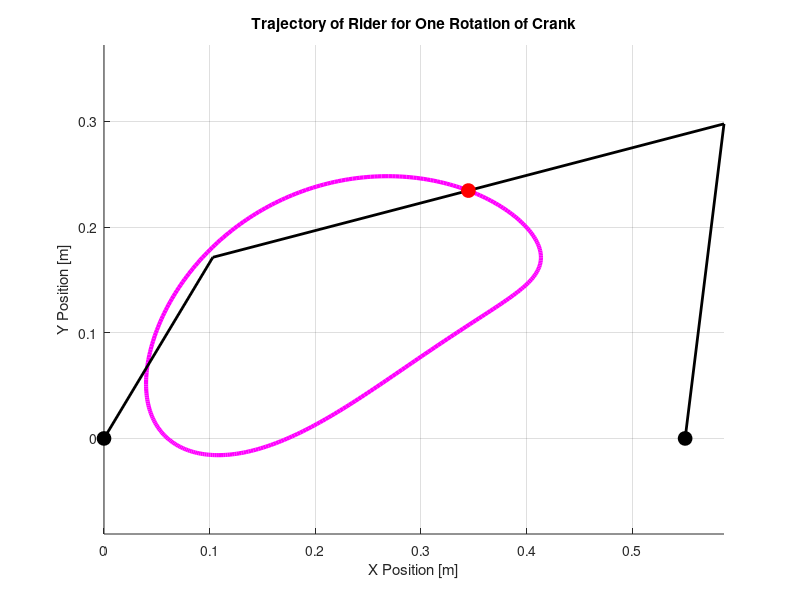
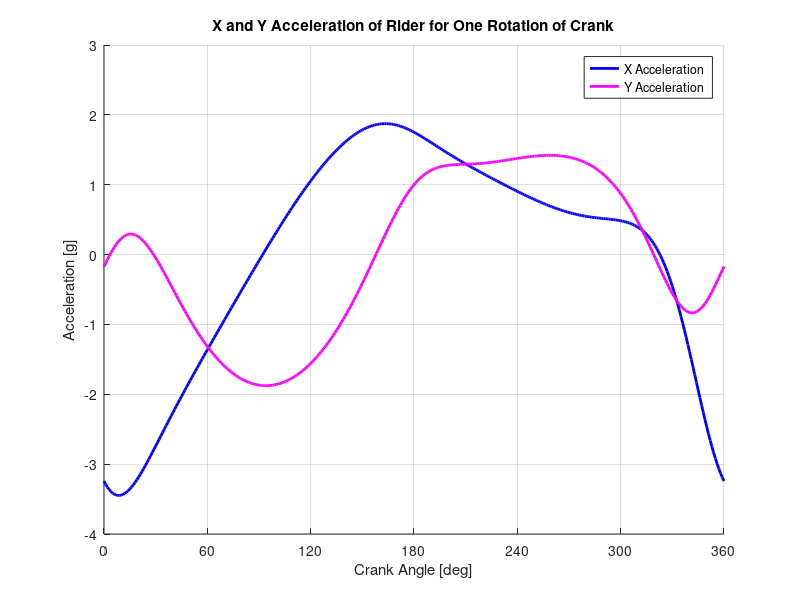
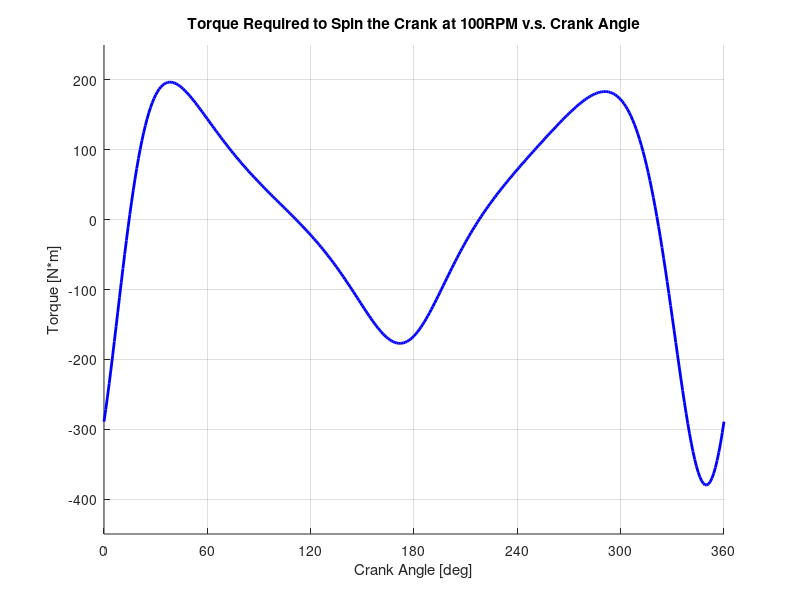

The MATLAB source for these figures, in order:
%% Fourbar Linkage Position, Velocity, and Acceleration Analysis
% Uses vector loop approach to solve for positions, velocities, and accelerations of the fourbar linkage.

% Quinn McHugh
% Intro to Mechanical Design - Section 3 
% Professor Dyer
 
%% Prepare Workspace
clear; close all; clc
 
 
%% Variables for Position and Acceleration Analysis
a = 0.2;     % Crank length [m]
b = 0.5;     % Coupler length [m]
c = 0.3;     % Rocker length [m]
d = 0.55;    % Distance between pins [m]
p = 0.5/2;   % Length to the rider [m]
 
gamma = 0*pi/180;      % Angle to the rider [rad]
omega2 = (10/3)*pi;    % Angular velocity of crank [rad/s]
alpha2 = 0;            % Angular acceleration of motor [rad/s^2]
 
 
%% Variables for Force Analysis
m2 = 0.6460; m3 = 101.4560; m4 = 0.9160;        % Masses of each link [kg]
 
I2 = 0.003231; I3 = 0.03563; I4 = 0.009000;     % Moments of inertia for each link [kg*m^2]
 
fPx  = 0; fPy  = 0;         % Force applied on link 3
r3Px = 0; r3Py = 0;         % Distance of force applied from center of mass
 
T4 = 0;                     % Torque on link 4
 
 
%% Preallocate Space for Position and Acceleration Analysis
theta2 = zeros(361,1); theta3 = zeros(361,1); theta4 = zeros(361,1);    % Angles
 
xA = zeros(361,1); yA = zeros(361,1);               % Position of point A
xB = zeros(361,1); yB = zeros(361,1);               % Position of point B
xR = zeros(361,1); yR = zeros(361,1);               % Position of the rider
 
vAx = zeros(361,1); vAy = zeros(361,1);             % Velocity of point A
vRx = zeros(361,1); vRy = zeros(361,1);             % Velocity of the rider
 
omega3 = zeros(361,1); omega4 = zeros(361,1);       % Angular velocities
 
aBx = zeros(361,1); aBy = zeros(361,1);             % Acceleration of point A
aRx = zeros(361,1); aRy = zeros(361,1);             % Acceleration of the rider
 
alpha3 = zeros (361,1); alpha4= zeros(361,1);       % Angular accelerations
 
 
%% Preallocate Space for Force Analysis
a2x = zeros(361,1); a2y = zeros(361,1);         % Acceleration of crank's center of mass
a3x = zeros(361,1); a3y = zeros(361,1);         % Acceleration of coupler's center of mass
a4x = zeros(361,1); a4y = zeros(361,1);         % Acceleration of rocker's center of mass
 
fAx = zeros(361,1); fAy = zeros(361,1);         % Force on point A
fBx = zeros(361,1); fBy = zeros(361,1);         % Force on point B
fCx = zeros(361,1); fCy = zeros(361,1);         % Force on point C
fDx = zeros(361,1); fDy = zeros(361,1);         % Force on point D
 
T2 = zeros(361,1);                              % Torque on crank
 
 
%% Main Program
for i = 1:361
    
    
%% Position, Velocity, and Acceleration Analysis of Fourbar Linkage
    theta2(i) = (i-1)*pi/180;       % Crank angle
    
% Calculate variables dependent upon theta2
    r     = d - a*cos(theta2(i));
    s     = a*sin(theta2(i));
    f2    = r^2 + s^2;
    delta = acos((b^2+c^2-f2)/(2*b*c));
    g     = b - c*cos(delta);
    h     = c*sin(delta);
    
% Calculate angles of coupler and rocker
    theta3(i) = atan2(h*r - g*s, g*r + h*s);
    theta4(i) = theta3(i) + delta;
 
% Calculate X and Y position for points A, B, and the rider
    xA(i) = a*cos(theta2(i));                   % x coordinate of point A 
    yA(i) = a*sin(theta2(i));                   % y coordinate of point A 
    xB(i) = c*cos(theta4(i)) + d;               % x coordinate of point B 
    yB(i) = c*sin(theta4(i));                   % y coordinate of point B 
    
    xR(i) = xA(i) + p*cos(theta3(i)+gamma);     % x coordinate of the rider
    yR(i) = yA(i) + p*sin(theta3(i)+gamma);     % y coordinate of the rider
 
% Calculate A matrix and b vector to find velocity
    A_Mat = [b*sin(theta3(i)) -c*sin(theta4(i));
             b*cos(theta3(i)) -c*cos(theta4(i))];
 
    b_Vec = -omega2*a*[sin(theta2(i)); 
                       cos(theta2(i))];
    
% Solve for velocity vector as [omega3; omega4]
    x_Vec = A_Mat\b_Vec;
 
    omega3(i) = x_Vec(1);
    omega4(i) = x_Vec(2);
    
% Calculate X and Y velocity for point A and the rider
    vAx(i) = -omega2*a*sin(theta2(i));                      % x velocity of point A
    vAy(i) =  omega2*a*cos(theta2(i));                      % y velocity of point A
    
    vRx(i) = vAx(i) - omega3(i)*p*sin(theta3(i)+gamma);     % x velocity of the rider
    vRy(i) = vAy(i) + omega3(i)*p*cos(theta3(i)+gamma);     % y velocity of the rider
 
% Calculate C matrix and d vector to find acceleration
    C_Mat = [-b*sin(theta3(i))  c*sin(theta4(i));
              b*cos(theta3(i)) -c*cos(theta4(i))];
     
    d_Vec = [a*alpha2*sin(theta2(i))+omega2*omega2*a*cos(theta2(i))+omega3(i)*omega3(i)*b*cos(theta3(i))-omega4(i)*omega4(i)*c*cos(theta4(i)); 
            -a*alpha2*cos(theta2(i))+omega2*omega2*a*sin(theta2(i))+omega3(i)*omega3(i)*b*sin(theta3(i))-omega4(i)*omega4(i)*c*sin(theta4(i))];
      
% Solve for acceleration vector as [alpha3; alpha4]
    alpha_Vec = C_Mat\d_Vec;
 
    alpha3(i) = alpha_Vec(1);
    alpha4(i) = alpha_Vec(2);
    
% Calculate X and Y acceleration for points A and the rider
    aBx(i) = -alpha2*a*sin(theta2(i))-omega2*omega2*a*cos(theta2(i));       % x acceleration of point B
    aBy(i) =  alpha2*a*cos(theta2(i))-omega2*omega2*a*sin(theta2(i));       % y acceleration of point B
    
    aRx(i) = aBx(i) - alpha3(i)*p*sin(theta3(i)+gamma)-omega3(i)*omega3(i)*p*cos(theta3(i)+gamma);      % x acceleration of the rider
    aRy(i) = aBy(i) + alpha3(i)*p*cos(theta3(i)+gamma)-omega3(i)*omega3(i)*p*sin(theta3(i)+gamma);      % y acceleration of the rider
    
    
%% Force Analysis of Fourbar Linkage
 
% Calculate distances of point A, B, C, and D from each link's center of mass
    r2Ax = -(a/2)*cos(theta2(i));      
    r2Ay = -(a/2)*sin(theta2(i));
    r2Bx =  (a/2)*cos(theta2(i));
    r2By =  (a/2)*sin(theta2(i));
    
    r3Bx = -(b/2)*cos(theta3(i));
    r3By = -(b/2)*sin(theta3(i));
    r3Cx =  (b/2)*cos(theta3(i));
    r3Cy =  (b/2)*sin(theta3(i));
    
    r4Cx =  (c/2)*cos(theta4(i));
    r4Cy =  (c/2)*sin(theta4(i));
    r4Dx = -(c/2)*cos(theta4(i));
    r4Dy = -(c/2)*sin(theta4(i));
  
    a2x(i) = -alpha2*(a/2)*sin(theta2(i))-omega2*omega2*(a/2)*cos(theta2(i));       % x acceleration of crank's center of mass
    a2y(i) =  alpha2*(a/2)*cos(theta2(i))-omega2*omega2*(a/2)*sin(theta2(i));       % y acceleration of crank's center of mass
    
    a3x(i) = aRx(i);        % x acceleration of coupler's center of mass
    a3y(i) = aRy(i);        % y acceleration of coupler's center of mass
 
    a4x(i) = -alpha4(i)*(c/2)*sin(theta4(i))-omega4(i)*omega4(i)*(c/2)*cos(theta4(i));      % x acceleration of rocker's center of mass
    a4y(i) =  alpha4(i)*(c/2)*cos(theta4(i))-omega4(i)*omega4(i)*(c/2)*sin(theta4(i));      % y acceleration of rocker's center of mass
 
% Calculate S matrix and t vector to find force and torque
    S_Mat = [ 1     0     1     0     0     0     0    0    0;
              0     1     0     1     0     0     0    0    0;
             -r2Ay  r2Ax -r2By  r2Bx  0     0     0    0    1;
              0     0    -1     0     1     0     0    0    0;
              0     0     0    -1     0     1     0    0    0;
              0     0     r3By -r3Bx -r3Cy  r3Cx  0    0    0;
              0     0     0     0    -1     0     1    0    0;
              0     0     0     0     0    -1     0    1    0;
              0     0     0     0     r4Cy -r4Cx -r4Dy r4Dx 0];
          
    t_Vec = [m2*a2x(i);
             m2*a2y(i);
             I2*alpha2;
             m3*a3x(i)-fPx;
             m3*a3y(i)-fPy;
            -r3Px*fPy+r3Py*fPx+I3*alpha3(i);
             m4*a4x(i);
             m4*a4y(i);
             I4*alpha4(i)-T4];
      
% Solve for force and torque vector
    f_Vec = S_Mat\t_Vec;
 
    fAx(i) = f_Vec(1);
    fAy(i) = f_Vec(2);
    fBx(i) = f_Vec(3);
    fBy(i) = f_Vec(4);
    fCx(i) = f_Vec(5);
    fCy(i) = f_Vec(6);
    fDx(i) = f_Vec(7);
    fDy(i) = f_Vec(8);
    T2(i)  = f_Vec(9);
    
    
end
 
 
%% Plot Position and Acceleration Analysis
ang = 60; % This is the crank angle where we plot a "snapshot" 
figure; hold on; grid on; axis equal
patch([xA(ang) xB(ang) xR(ang)],[yA(ang) yB(ang) yR(ang)],[0.9 1 1]) 
plot(xR,yR,'LineWidth',3,'Color','m')
xlabel('X Position [m]'); ylabel('Y Position [m]')
title('Trajectory of Rider for One Rotation of Crank')
plot([0 xA(ang) xB(ang) d],...
     [0 yA(ang) yB(ang) 0],'LineWidth',2,'Color','k')
plot(0,0,'o','Markersize',10,'MarkerFaceColor','k','Color','k')
plot(d,0,'o','Markersize',10,'MarkerFaceColor','k','Color','k')
plot(xR(ang),yR(ang),'o','Markersize',10,'MarkerFaceColor','r','Color','r')
 
figure; hold on; axis([0 360 -4 3]); grid on
set(gca,'XTick',0:60:360)
plot(theta2*180/pi,aRx*0.101971621,'LineWidth',2,'Color','b')
plot(theta2*180/pi,aRy*0.101971621,'LineWidth',2,'Color','m')
legend('X Acceleration','Y Acceleration','Location','Northeast')
title('X and Y Acceleration of Rider for One Rotation of Crank')
xlabel('Crank Angle [deg]'); ylabel('Acceleration [g]')
 
 
%% Plot Force Analysis
figure; hold on; axis([0 360 -450 250]); grid on
set(gca,'XTick',0:60:360)
plot(theta2*180/pi,T2,'LineWidth',2,'Color','b')
title('Torque Required to Spin the Crank at 100RPM v.s. Crank Angle')
xlabel('Crank Angle [deg]'); ylabel('Torque [N*m]')

